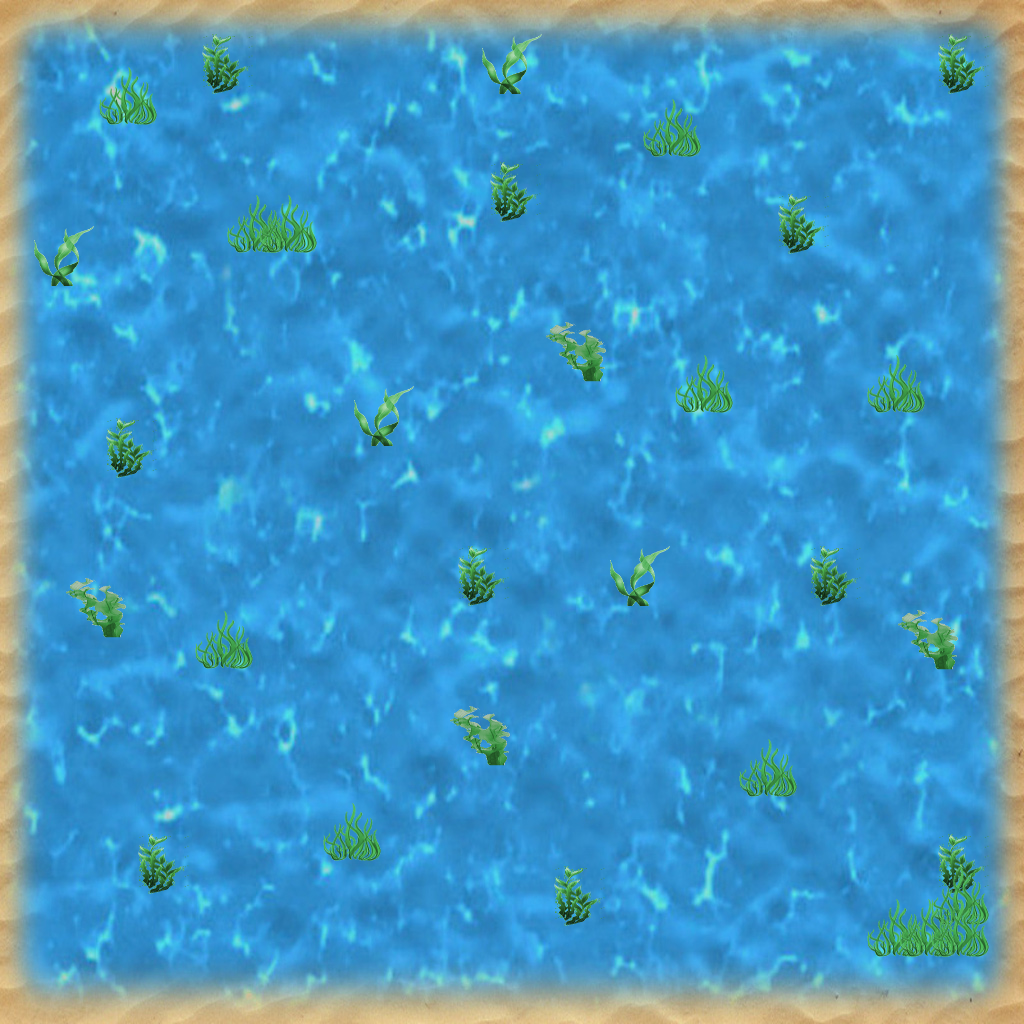

Below is a game level as drawn by its tile map, then a one-line description and the .tmx file that defines it, in full:
An orthogonal 32x32 tile map with 32x32 px tiles, 1 tile layer (Tile Layer 1), 4 tilesets, 1 image layer and 31 objects.

<map version="1.0" tiledversion="1.0.2" orientation="orthogonal" renderorder="right-down" width="32" height="32" tilewidth="32" tileheight="32" nextobjectid="41">
 <tileset firstgid="1" name="ocean-plants" tilewidth="64" tileheight="64" tilecount="4" columns="2">
  <image source="ocean-plants.png" width="128" height="128" />
 </tileset>
 <tileset firstgid="5" name="rock" tilewidth="64" tileheight="64" tilecount="1" columns="1">
  <image source="rock.png" width="64" height="64" />
  <tile id="0">
   <properties>
    <property name="name" value="Rock" />
   </properties>
  </tile>
 </tileset>
 <tileset firstgid="6" name="sign" tilewidth="64" tileheight="64" tilecount="1" columns="1">
  <image source="sign.png" width="64" height="64" />
  <tile id="0">
   <properties>
    <property name="message" value="Hello, world!" />
    <property name="name" value="Sign" />
   </properties>
  </tile>
 </tileset>
 <tileset firstgid="7" name="starfish" tilewidth="64" tileheight="64" tilecount="1" columns="1">
  <image source="starfish.png" width="64" height="64" />
  <tile id="0">
   <properties>
    <property name="name" value="Starfish" />
   </properties>
  </tile>
 </tileset>
 <imagelayer name="Image Layer 1">
  <image source="large-water.jpg" width="1024" height="1024" />
 </imagelayer>
 <layer name="Tile Layer 1" width="32" height="32">
  <data encoding="csv">
0,0,0,0,0,0,0,0,0,0,0,0,0,0,0,0,0,0,0,0,0,0,0,0,0,0,0,0,0,0,0,0,
0,0,0,0,0,0,0,0,0,0,0,0,0,0,0,0,0,0,0,0,0,0,0,0,0,0,0,0,0,0,0,0,
0,0,0,0,0,0,1,0,0,0,0,0,0,0,0,2,0,0,0,0,0,0,0,0,0,0,0,0,0,1,0,0,
0,0,0,3,0,0,0,0,0,0,0,0,0,0,0,0,0,0,0,0,0,0,0,0,0,0,0,0,0,0,0,0,
0,0,0,0,0,0,0,0,0,0,0,0,0,0,0,0,0,0,0,0,3,0,0,0,0,0,0,0,0,0,0,0,
0,0,0,0,0,0,0,0,0,0,0,0,0,0,0,0,0,0,0,0,0,0,0,0,0,0,0,0,0,0,0,0,
0,0,0,0,0,0,0,0,0,0,0,0,0,0,0,1,0,0,0,0,0,0,0,0,0,0,0,0,0,0,0,0,
0,0,0,0,0,0,0,3,3,0,0,0,0,0,0,0,0,0,0,0,0,0,0,0,1,0,0,0,0,0,0,0,
0,2,0,0,0,0,0,0,0,0,0,0,0,0,0,0,0,0,0,0,0,0,0,0,0,0,0,0,0,0,0,0,
0,0,0,0,0,0,0,0,0,0,0,0,0,0,0,0,0,0,0,0,0,0,0,0,0,0,0,0,0,0,0,0,
0,0,0,0,0,0,0,0,0,0,0,0,0,0,0,0,0,0,0,0,0,0,0,0,0,0,0,0,0,0,0,0,
0,0,0,0,0,0,0,0,0,0,0,0,0,0,0,0,0,4,0,0,0,0,0,0,0,0,0,0,0,0,0,0,
0,0,0,0,0,0,0,0,0,0,0,0,0,0,0,0,0,0,0,0,0,3,0,0,0,0,0,3,0,0,0,0,
0,0,0,0,0,0,0,0,0,0,0,2,0,0,0,0,0,0,0,0,0,0,0,0,0,0,0,0,0,0,0,0,
0,0,0,1,0,0,0,0,0,0,0,0,0,0,0,0,0,0,0,0,0,0,0,0,0,0,0,0,0,0,0,0,
0,0,0,0,0,0,0,0,0,0,0,0,0,0,0,0,0,0,0,0,0,0,0,0,0,0,0,0,0,0,0,0,
0,0,0,0,0,0,0,0,0,0,0,0,0,0,0,0,0,0,0,0,0,0,0,0,0,0,0,0,0,0,0,0,
0,0,0,0,0,0,0,0,0,0,0,0,0,0,0,0,0,0,0,0,0,0,0,0,0,0,0,0,0,0,0,0,
0,0,0,0,0,0,0,0,0,0,0,0,0,0,1,0,0,0,0,2,0,0,0,0,0,1,0,0,0,0,0,0,
0,0,4,0,0,0,0,0,0,0,0,0,0,0,0,0,0,0,0,0,0,0,0,0,0,0,0,0,0,0,0,0,
0,0,0,0,0,0,3,0,0,0,0,0,0,0,0,0,0,0,0,0,0,0,0,0,0,0,0,0,4,0,0,0,
0,0,0,0,0,0,0,0,0,0,0,0,0,0,0,0,0,0,0,0,0,0,0,0,0,0,0,0,0,0,0,0,
0,0,0,0,0,0,0,0,0,0,0,0,0,0,0,0,0,0,0,0,0,0,0,0,0,0,0,0,0,0,0,0,
0,0,0,0,0,0,0,0,0,0,0,0,0,0,4,0,0,0,0,0,0,0,0,0,0,0,0,0,0,0,0,0,
0,0,0,0,0,0,0,0,0,0,0,0,0,0,0,0,0,0,0,0,0,0,0,3,0,0,0,0,0,0,0,0,
0,0,0,0,0,0,0,0,0,0,0,0,0,0,0,0,0,0,0,0,0,0,0,0,0,0,0,0,0,0,0,0,
0,0,0,0,0,0,0,0,0,0,3,0,0,0,0,0,0,0,0,0,0,0,0,0,0,0,0,0,0,0,0,0,
0,0,0,0,1,0,0,0,0,0,0,0,0,0,0,0,0,0,0,0,0,0,0,0,0,0,0,0,0,1,0,0,
0,0,0,0,0,0,0,0,0,0,0,0,0,0,0,0,0,1,0,0,0,0,0,0,0,0,0,0,0,3,0,0,
0,0,0,0,0,0,0,0,0,0,0,0,0,0,0,0,0,0,0,0,0,0,0,0,0,0,0,3,3,3,0,0,
0,0,0,0,0,0,0,0,0,0,0,0,0,0,0,0,0,0,0,0,0,0,0,0,0,0,0,0,0,0,0,0,
0,0,0,0,0,0,0,0,0,0,0,0,0,0,0,0,0,0,0,0,0,0,0,0,0,0,0,0,0,0,0,0
</data>
 </layer>
 <objectgroup name="Object Layer 1">
  <object id="1" gid="5" x="128" y="736" width="64" height="64" />
  <object id="2" gid="5" x="192" y="768" width="64" height="64" />
  <object id="3" gid="5" x="416" y="800" width="64" height="64" />
  <object id="4" gid="5" x="480" y="800" width="64" height="64" />
  <object id="6" gid="5" x="512" y="288" width="64" height="64" />
  <object id="8" gid="5" x="448" y="288" width="64" height="64" />
  <object id="9" gid="5" x="384" y="320" width="64" height="64" />
  <object id="10" gid="5" x="320" y="352" width="64" height="64" />
  <object id="11" gid="5" x="288" y="416" width="64" height="64" />
  <object id="15" gid="5" x="288" y="480" width="64" height="64" />
  <object id="16" gid="5" x="288" y="544" width="64" height="64" />
  <object id="17" gid="5" x="704" y="768" width="64" height="64" />
  <object id="18" gid="5" x="736" y="704" width="64" height="64" />
  <object id="19" gid="5" x="768" y="640" width="64" height="64" />
  <object id="20" gid="5" x="832" y="640" width="64" height="64" />
  <object id="21" gid="5" x="0" y="736" width="64" height="64" />
  <object id="23" gid="5" x="768" y="320" width="64" height="64" />
  <object id="24" gid="5" x="160" y="192" width="64" height="64" />
  <object id="25" gid="7" x="320" y="928" width="64" height="64" />
  <object id="26" gid="7" x="608" y="896" width="64" height="64" />
  <object id="27" gid="7" x="864" y="800" width="64" height="64" />
  <object id="28" gid="7" x="480" y="448" width="64" height="64" />
  <object id="29" gid="7" x="96" y="416" width="64" height="64" />
  <object id="30" gid="7" x="352" y="160" width="64" height="64" />
  <object id="31" gid="7" x="704" y="160" width="64" height="64" />
  <object id="32" gid="7" x="800" y="512" width="64" height="64" />
  <object id="33" gid="7" x="896" y="256" width="64" height="64" />
  <object id="34" gid="6" x="64" y="736" width="64" height="64">
   <properties>
    <property name="message" value="Collect all the Starfish!" />
   </properties>
  </object>
  <object id="35" gid="6" x="864" y="96" width="64" height="64">
   <properties>
    <property name="message" value="The End of the World" />
   </properties>
  </object>
  <object id="38" x="128" y="864" width="32" height="32">
   <properties>
    <property name="name" value="start" />
   </properties>
  </object>
  <object id="39" x="-288" y="576" />
 </objectgroup>
</map>
